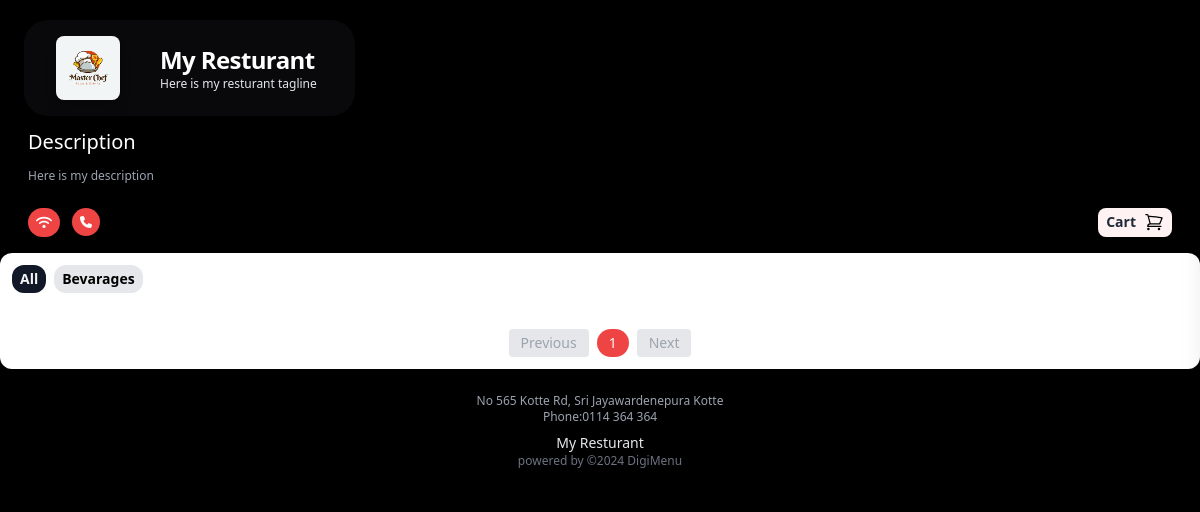
The app's page /app/20/, older data.
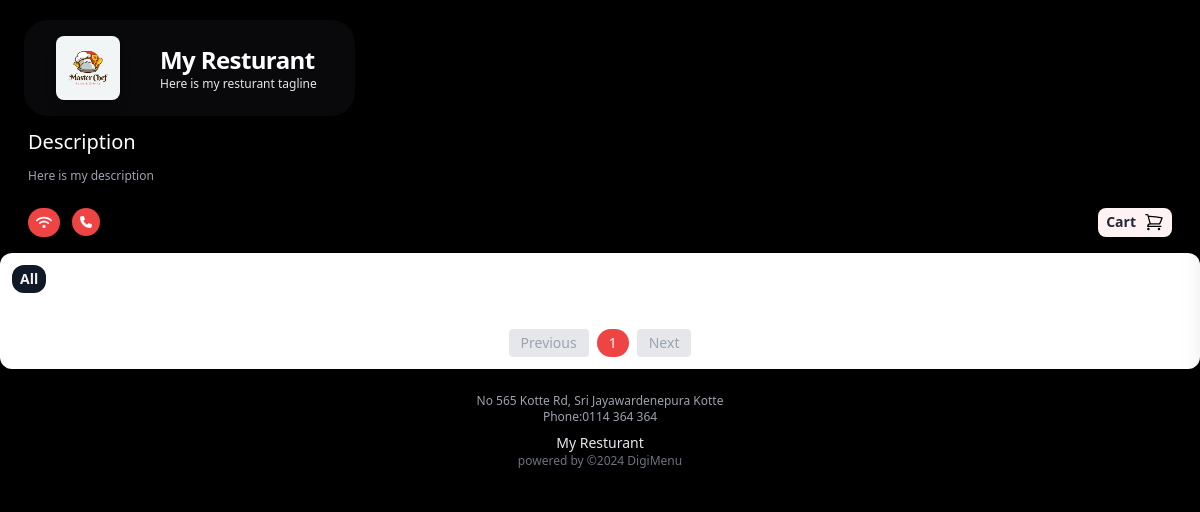
The same page, newer data.
### main/models.py (models this page shows, shortened)
class Category(models.Model):
    resturant = models.ForeignKey(Profile, on_delete=models.CASCADE)
    name = models.CharField(max_length=50)

### main/views.py (the view)
# urls.py: path('<int:resturant_id>/', views.menuhome, name='menuhome'),
def menuhome(request, resturant_id, category_id=None):
    profile = get_object_or_404(Profile, id=resturant_id)
    if category_id:
        current_category = get_object_or_404(Category, id=category_id)
        products_qs = Product.objects.filter(menu=current_category)
        active_view = 'menu'
    else:
        categories = Category.objects.filter(resturant=profile)
        products_qs = Product.objects.filter(menu__in=categories).order_by('?')
        active_view = 'all'
    paginator = Paginator(products_qs, 6)
    page = request.GET.get('page')
    products = paginator.get_page(page)
    product_ids = products.object_list.values_list('id', flat=True)
    portions = Portion.objects.filter(product_id__in=product_ids)
    nums = "a" * paginator.num_pages
    context = {
        'portions': portions,
        'active_view': active_view,
        'products': products,
        'nums': nums,
        'menu_id': category_id if category_id else None,
    }
    return render(request, 'all.html', context)

### cart/cart.py (called while the page is built)
    def cart_total(self, app_id):
        self.session_key = f'app_{app_id}_cart'
        self.cart = self.session.get(self.session_key, {})
        portion_ids = self.cart.keys()
        portions = Portion.objects.filter(id__in=portion_ids)
        quantities = self.cart
        total = 0
        for key, value in quantities.items():
            key = int(key)
            for portion in portions:
                if portion.id == key:
                    total = total + (portion.price * value)
        return total

    def __len__(self):
        return len(self.cart)

    def get_prods(self):
        portion_ids = self.cart.keys()
        portions = Portion.objects.filter(id__in=portion_ids)
        return portions

    def get_quants(self):
        return self.cart

### cart/context_processors.py (called while the page is built)
def cart_items(request):
    app_id = request.resolver_match.kwargs.get('resturant_id')
    cart = Cart(request, app_id)
    return {
        'cart_products': cart.get_prods(),
        'quantities': cart.get_quants(),
        'total_items': cart.__len__(),
        'totals': cart.cart_total(app_id),
    }

### main/templates/all.html (shortened to what this page needs)
{% extends 'mainbase.html' %}
{% load static %}
{% block content %}
<div class="flex justify-center items-center text-sm my-3 space-x-2">
  {% if products.has_previous %}
      <a href="?page={{ products.previous_page_number }}{% if category_id %}&category_id={{ category_id }}{% endif %}"
         class="px-3 py-1 bg-gray-200 text-gray-700 rounded hover:bg-gray-300">Previous</a>
  {% else %}
      <span class="px-3 py-1 bg-gray-200 text-gray-400 rounded cursor-not-allowed">Previous</span>
  {% endif %}
  {% for num in products.paginator.page_range %}
      {% if products.number == num %}
          <span class="px-3 py-1 bg-red-500 text-white rounded-full ">{{ num }}</span>
      {% elif num > products.number|add:'-3' and num < products.number|add:'3' %}
          <a href="?page={{ num }}{% if category_id %}&category_id={{ category_id }}{% endif %}"
             class="px-3 py-1 bg-gray-200 text-gray-700 rounded-full hover:bg-gray-300">{{ num }}</a>
      {% endif %}
  {% endfor %}
  {% if products.has_next %}
      <a href="?page={{ products.next_page_number }}{% if category_id %}&category_id={{ category_id }}{% endif %}"
         class="px-3 py-1 bg-gray-200 text-gray-700 rounded hover:bg-gray-300">Next</a>
  {% else %}
      <span class="px-3 py-1 bg-gray-200 text-gray-400 rounded cursor-not-allowed">Next</span>
  {% endif %}
</div>
{% endblock %}

### main/templates/tabs.html
{% load static %}
<div class="mt-3 overflow-x-auto">
  <div class="flex justify-start mx-3 space-x-2">
    <a href="{% url 'menuhome' resturant.id %}"
       class="px-2 py-1 text-sm font-bold rounded-xl text-black {% if active_view == 'all' %}bg-gray-900 text-gray-100{% else %}bg-gray-200{% endif %}">
        All
    </a>
    {% for menu in menus %}
      <a href="{% url 'menu' resturant.id menu.id %}"
         class="px-2 py-1 text-sm font-bold rounded-xl {% if menu.id == menu_id %}bg-gray-900 text-gray-100{% else %}bg-gray-200 text-black{% endif %}">
          {{ menu.name }}
      </a>
    {% endfor %}
  </div>
</div>

Row changes from the older to the newer data that the page shows:
removed Category: name "Bevarages"
